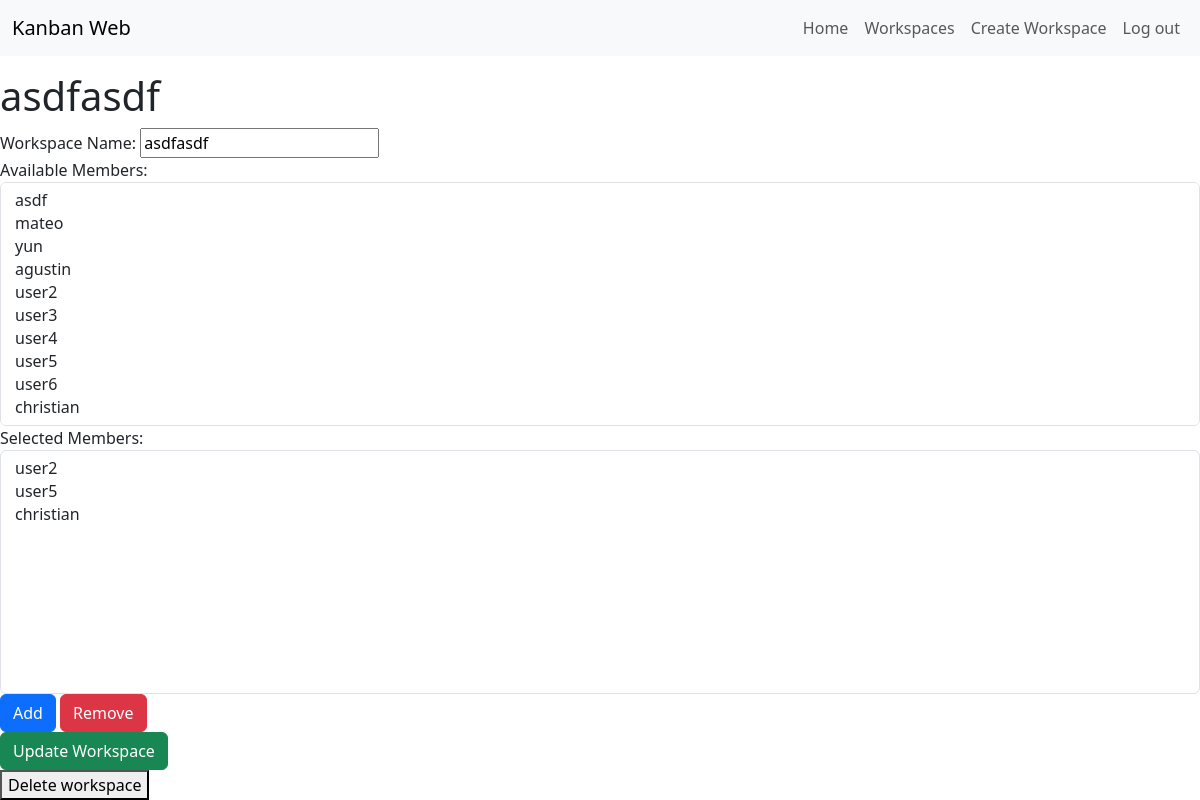
Before: /workspaces/12/3/update/ (signed in) with the older database file.
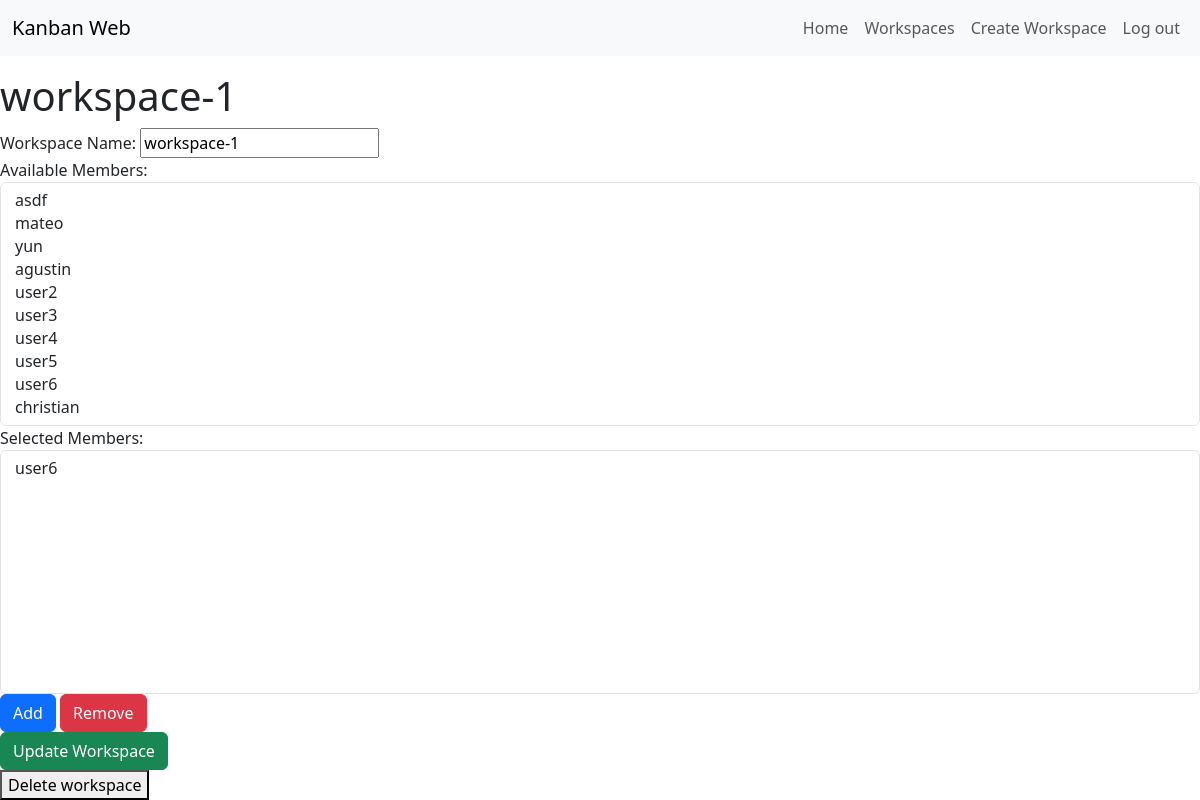
After: the same page with the newer database file.
### tasks/models.py (models this page shows, shortened)
class Workspace(models.Model):
    name = models.CharField(max_length=25)
    owner = models.ForeignKey(User, on_delete=models.CASCADE)
    members = models.ManyToManyField(User, related_name='workspaces')

### tasks/views.py (the view, shortened to what this page needs)
# urls.py: path('workspaces/<int:owner_id>/<int:workspace_id>/update/', views.update_workspace, name='update_workspace'),
@login_required
def update_workspace(request, owner_id, workspace_id):
    if request.user.id != owner_id:
        return HttpResponseForbidden('You are not allowed to edit this workspace.')
    workspace = get_object_or_404(Workspace, pk=workspace_id, owner=request.user)
    if request.method == 'GET':
        form = WorkspaceForm(instance=workspace)
        return render(request, 'update_workspace.html', {
            'form': form,
            'workspace': workspace
        })

### tasks/forms.py
class WorkspaceForm(forms.ModelForm):
    class Meta:
        members = forms.ModelMultipleChoiceField(
            queryset=User.objects.all(),
            widget=forms.SelectMultiple(attrs={'class' : 'formcontrol'}),
            required=False
        )
        model = Workspace
        fields = ['name', 'members']

### tasks/templates/update_workspace.html (shortened to what this page needs)
{% extends 'base.html' %}
{% block content %}
    <h1>{{workspace.name}}</h1>
    <form method="POST">
        <div class="form-group">
            <label for="id_name">Workspace Name:</label>
            {{ form.name }}
        </div>
        <div class="form-group">
            <label for="id_members">Available Members:</label>
            <select id="available_users" class="form-control" size="10" multiple>
                {% for user in form.members.field.queryset %}
                    <option value="{{ user.id }}">{{ user.username }}</option>
                {% endfor %}
            </select>
        </div>
        <div class="form-group">
            <label for="id_selected_members">Selected Members:</label>
            <select id="selected_users" class="form-control" name="members" size="10" multiple>
                {% for member in workspace.members.all %}
                    <option value="{{ member.id }}">{{ member.username }}</option>
                {% endfor %}
            </select>
        </div>
        <div class="form-group">
            <button type="button" id="add_user" class="btn btn-primary">Add</button>
            <button type="button" id="remove_user" class="btn btn-danger">Remove</button>
        </div>
        <div class="form-group">
            <button type="submit" class="btn btn-success">Update Workspace</button>
        </div>
    </form>
    <form action="{% url 'delete_workspace' owner_id=workspace.owner.id workspace_id=workspace.id %}" method="POST">
        <button>
            Delete workspace
        </button>
    </form>
{% endblock %}

Changed rows visible on the page:
changed Workspace: name "asdfasdf" → "workspace-1"
Other visible differences:
form field members: "user2 / user5 / christian" → "user6"
